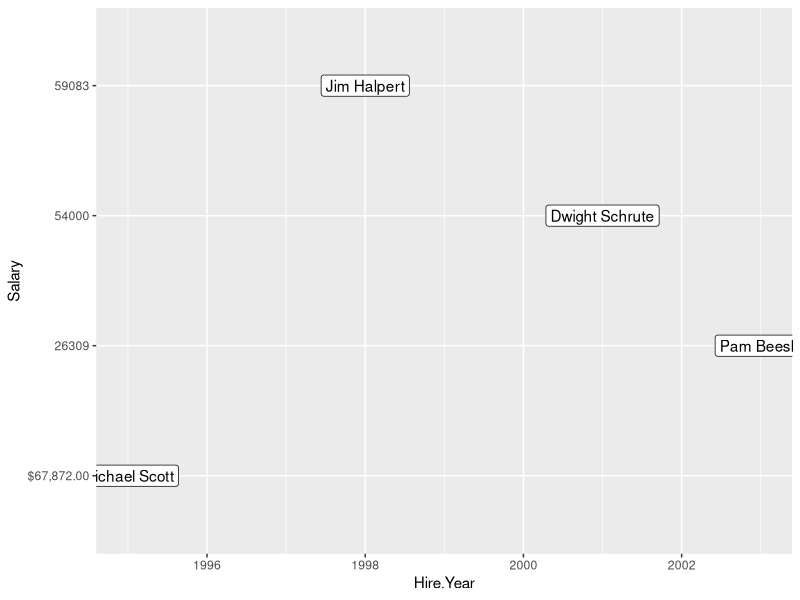
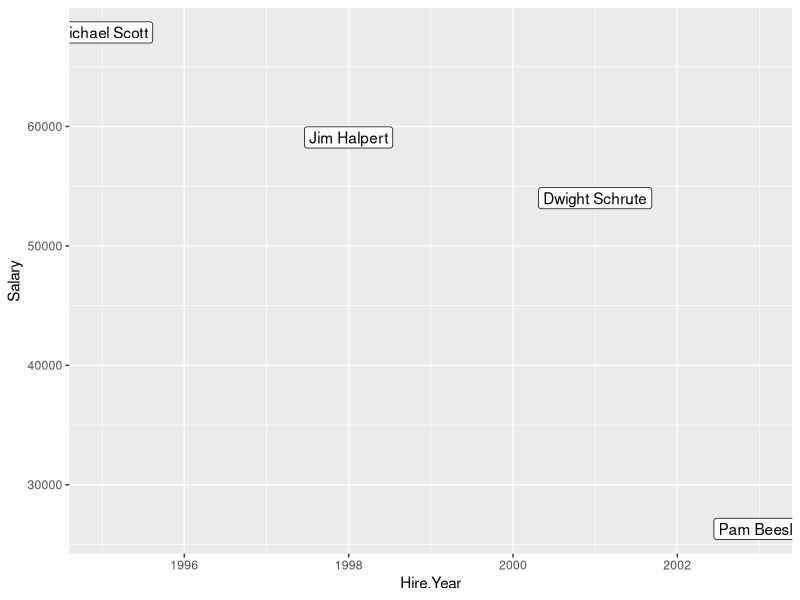

Source code (R) for these figures, in order:
## ---- chunk 1
# Your Pythagorean theorem code goes here
a = 2
b = 12
c_squared = a^2+b^2
c_squared
c = sqrt(c_squared)
c
## ---- chunk 2
# This line reads in a tab-separated data file with a header naming the columns
salary <- read.table("02-data.tsv", sep = "\t", header = T)

# This code plots labels for each individual at location (x, y)
library(ggplot2)
ggplot(salary, aes(x = Hire.Year, y = Salary, label = Name)) + 
  geom_label()

# This displays the salary object
salary

str(salary$Salary)
## ---- chunk 3
# Your implementation code goes here
salary <- read.table("02-data.tsv", sep = "\t", header = T)
str(salary$Salary)

salary$Salary<-as.numeric(salary$Salary) #changing column Salary from characters to numeric
str(salary$Salary)   # One of the values was NA 

salary[is.na(salary)]<-67872 # Replace NA with 67872
str(salary$Salary)

library(ggplot2)
ggplot(salary, aes(x = Hire.Year, y = Salary, label = Name)) + 
  geom_label()

